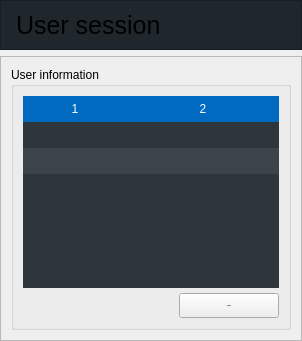
               <widget class="QWidget" name="sessionPage">
                <property name="styleSheet">
                 <string notr="true">QWidget#sessionPage{
	background: transparent;
}</string>
                </property>
                <layout class="QVBoxLayout" name="verticalLayout_5">
                 <property name="spacing">
                  <number>-1</number>
                 </property>
                 <property name="leftMargin">
                  <number>0</number>
                 </property>
                 <property name="topMargin">
                  <number>0</number>
                 </property>
                 <property name="rightMargin">
                  <number>0</number>
                 </property>
                 <property name="bottomMargin">
                  <number>0</number>
                 </property>
                 <item>
                  <widget class="QFrame" name="sessionHeaderFrame">
                   <property name="minimumSize">
                    <size>
                     <width>0</width>
                     <height>50</height>
                    </size>
                   </property>
                   <property name="maximumSize">
                    <size>
                     <width>16777215</width>
                     <height>50</height>
                    </size>
                   </property>
                   <property name="baseSize">
                    <size>
                     <width>0</width>
                     <height>0</height>
                    </size>
                   </property>
                   <property name="styleSheet">
                    <string notr="true">QFrame{
background-color: rgb(31,39,45);
}</string>
                   </property>
                   <property name="frameShape">
                    <enum>QFrame::StyledPanel</enum>
                   </property>
                   <property name="frameShadow">
                    <enum>QFrame::Raised</enum>
                   </property>
                   <layout class="QVBoxLayout" name="verticalLayout_6">
                    <property name="leftMargin">
                     <number>0</number>
                    </property>
                    <property name="topMargin">
                     <number>0</number>
                    </property>
                    <property name="rightMargin">
                     <number>0</number>
                    </property>
                    <property name="bottomMargin">
                     <number>0</number>
                    </property>
                    <item>
                     <widget class="QLabel" name="sessionLabel">
                      <property name="styleSheet">
                       <string notr="true">QLabel{
font-size:  25px;
}</string>
                      </property>
                      <property name="text">
                       <string>User session</string>
                      </property>
                      <property name="indent">
                       <number>15</number>
                      </property>
                     </widget>
                    </item>
                   </layout>
                  </widget>
                 </item>
                 <item>
                  <widget class="QFrame" name="mainSessionInterfaceFrame">
                   <property name="styleSheet">
                    <string notr="true"/>
                   </property>
                   <property name="frameShape">
                    <enum>QFrame::StyledPanel</enum>
                   </property>
                   <property name="frameShadow">
                    <enum>QFrame::Raised</enum>
                   </property>
                   <layout class="QVBoxLayout" name="verticalLayout_7">
                    <property name="spacing">
                     <number>0</number>
                    </property>
                    <property name="leftMargin">
                     <number>10</number>
                    </property>
                    <property name="topMargin">
                     <number>10</number>
                    </property>
                    <property name="rightMargin">
                     <number>10</number>
                    </property>
                    <property name="bottomMargin">
                     <number>10</number>
                    </property>
                    <item>
                     <widget class="QGroupBox" name="userInfoBox">
                      <property name="title">
                       <string>User information</string>
                      </property>
                      <layout class="QGridLayout" name="gridLayout_4">
                       <property name="verticalSpacing">
                        <number>5</number>
                       </property>
                       <item row="0" column="0" rowspan="2" colspan="2">
                        <widget class="QTableWidget" name="userTable">
                         <property name="styleSheet">
                          <string notr="true">QTableView {
    color: white;
    background-color: rgb(46,53,59);
    alternate-background-color: rgb(61,68,73);
    border: 0px;
}

QTableView QTableCornerButton::section {
    background: #5299D4;
    border: 0px;
}

QTableView::item {
    border: 0px;
    height: 25px;
}

QTableView::item:hover{
    background-color: rgb(79,85,90);
}

QTableView::item:hover:selected{
    background-color: rgb(104,109,113);
	font-weight: 800;
}

QTableView::item:selected{
    color: white;
	font-weight: 600;
    background-color: rgb(91,97,102);
}



QHeaderView::section:checked
{
    background-color:  #3387CD;
    color: white;
}


/***************************************************************************/
QHeaderView::section {
    font: normal 800 13px Roboto;
    padding-left: 4px;
    border: 0px;
    height: 26px;
    background-color: #0069c0;
    color: white;
    padding-left: 4px;
    border: 0px;
}

QHeaderView::section:hover
{
    background-color: #5299D4;
    color: white;
}</string>
                         </property>
                         <property name="editTriggers">
                          <set>QAbstractItemView::NoEditTriggers</set>
                         </property>
                         <property name="dragDropOverwriteMode">
                          <bool>false</bool>
                         </property>
                         <property name="alternatingRowColors">
                          <bool>true</bool>
                         </property>
                         <property name="showGrid">
                          <bool>false</bool>
                         </property>
                         <property name="sortingEnabled">
                          <bool>false</bool>
                         </property>
                         <property name="rowCount">
                          <number>2</number>
                         </property>
                         <property name="columnCount">
                          <number>2</number>
                         </property>
                         <attribute name="horizontalHeaderMinimumSectionSize">
                          <number>26</number>
                         </attribute>
                         <attribute name="horizontalHeaderShowSortIndicator" stdset="0">
                          <bool>false</bool>
                         </attribute>
                         <attribute name="horizontalHeaderStretchLastSection">
                          <bool>true</bool>
                         </attribute>
                         <attribute name="verticalHeaderVisible">
                          <bool>false</bool>
                         </attribute>
                         <attribute name="verticalHeaderMinimumSectionSize">
                          <number>26</number>
                         </attribute>
                         <attribute name="verticalHeaderDefaultSectionSize">
                          <number>26</number>
                         </attribute>
                         <row/>
                         <row/>
                         <column/>
                         <column/>
                        </widget>
                       </item>
                       <item row="2" column="1">
                        <widget class="QPushButton" name="addUserBtn">
                         <property name="minimumSize">
                          <size>
                           <width>100</width>
                           <height>25</height>
                          </size>
                         </property>
                         <property name="maximumSize">
                          <size>
                           <width>100</width>
                           <height>16777215</height>
                          </size>
                         </property>
                         <property name="font">
                          <font>
                           <pointsize>-1</pointsize>
                           <bold>true</bold>
                          </font>
                         </property>
                         <property name="toolTip">
                          <string>Agregar a la base de datos</string>
                         </property>
                         <property name="styleSheet">
                          <string notr="true"/>
                         </property>
                         <property name="text">
                          <string>Add User</string>
                         </property>
                         <property name="autoDefault">
                          <bool>false</bool>
                         </property>
                        </widget>
                       </item>
                      </layout>
                     </widget>
                    </item>
                   </layout>
                  </widget>
                 </item>
                </layout>
               </widget>
